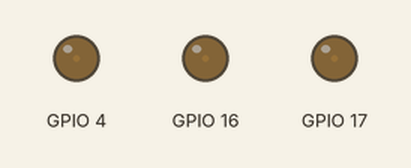
Simulated run of this sketch. Board: ESP32. Parts: output pins drawn as LEDs (lit = HIGH). What the sketch prints to the serial monitor is not drawn.

Above: at 0.4 s.
At 1.32 s:
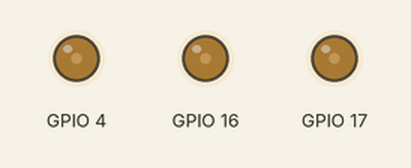
At 2.22 s:
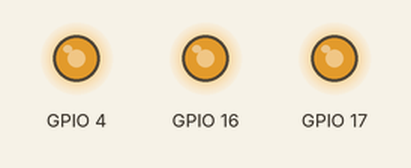
At 23.37 s:
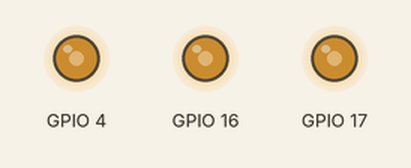
At 32.7 s:
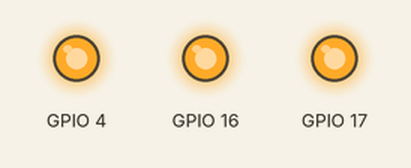
Timing chart, 0 to 40.0 s (numbered marks = the images above):
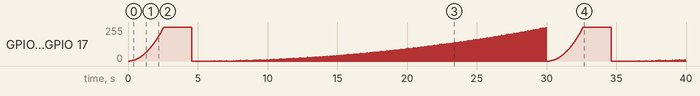

The sketch:

pwm_j3.ino
```cpp
//// Setup PWM State(s)
int ledChannelOne = 0;
int ledChannelTwo = 0;
int ledChannelThree = 0;

void setup() {

  Serial.begin(115200);

  ledSetup();
  Serial.println("Starting ");
}

void loop() {
  // put your main code here, to run repeatedly:
  for (int i = 0 ; i < 255 ; i++ ) {
    ledChannelOne = (i * i) / 255;
    ledChannelTwo = (i * i) / 255;
    ledChannelThree = (i * i) / 255;
    leds();
    delay(10);
  }
  ledChannelOne = 255;
  ledChannelTwo = 255;
  ledChannelThree = 255;
  leds();
  delay(2000);

  for (int i = 0 ; i < 255 ; i++ ) {
    ledChannelOne = (i * i) / 255;
    ledChannelTwo = (i * i) / 255;
    ledChannelThree = (i * i) / 255;
    leds();
    delay(10);
    ledChannelOne = 0;
    ledChannelTwo = 0;
    ledChannelThree = 0;
    leds();
    delay(90);
  }
}
```

PWM.ino
```cpp
int freq = 40000;
int resol = 8;

void ledSetup() {
  //// Setup LED for Testing
  ledcSetup(1, freq, resol);
  ledcSetup(2, freq, resol);
  ledcSetup(3, freq, resol);
  ledcAttachPin(17, 1);
  ledcAttachPin(16, 2);
  ledcAttachPin(4, 3);
}

//// Setup PWM for LED(s)
void leds() {
  channelOne();
  channelTwo();
  channelThree();
}

void channelOne() {
  ledcWrite(1, ledChannelOne);
}

void channelTwo() {
  ledcWrite(2, ledChannelTwo);
}

void channelThree() {
  ledcWrite(3, ledChannelThree);
}
```
